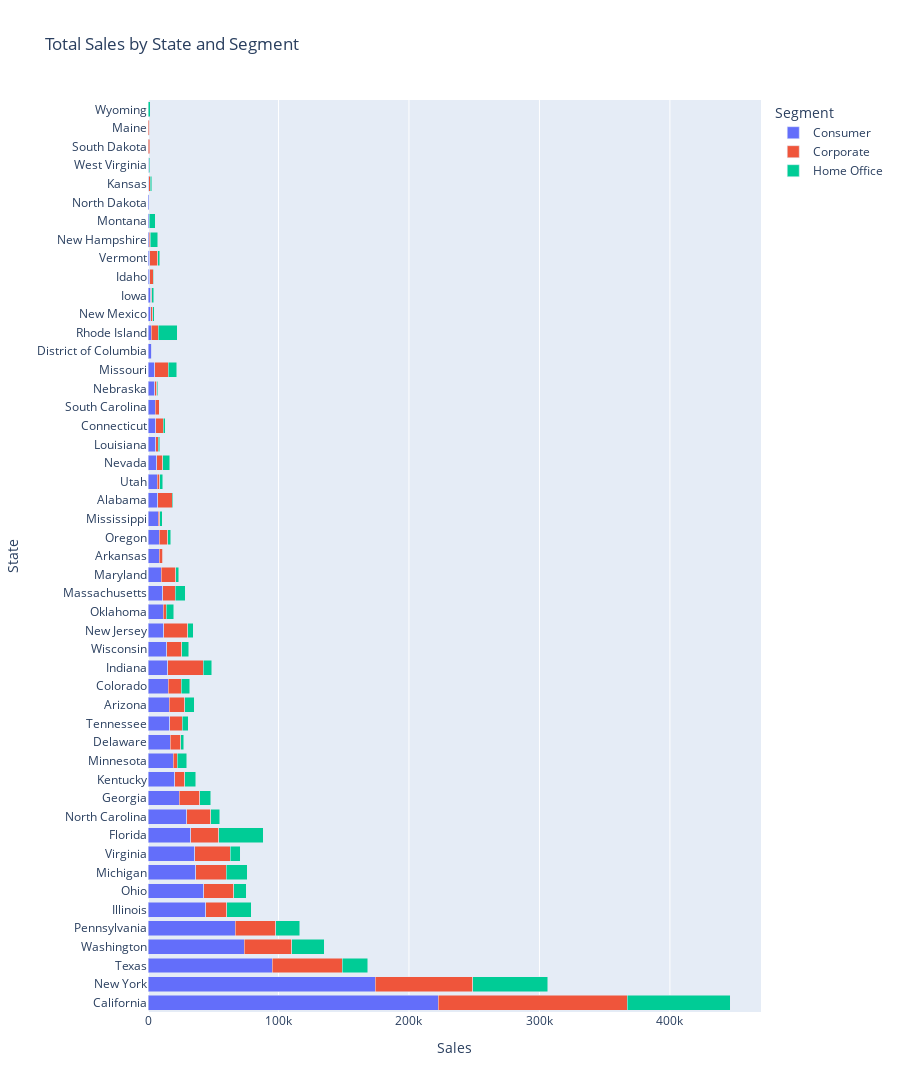

Write notebook code for a chart like this one.
### Markdown cell above
Although the **Office Supplies** category had the highest number of products sold, it generated less total sales than the **Technology** and **Furniture** category. Similarly, within the sub-categories, **Binders** had the highest number of products sold, yet it didn't surpass the total sales of the **Phones** sub-category.

### Code cell
# Group by state and segment, then calculate the total sales
total_sales = df.groupby(['State','Segment'])['Sales'].sum().reset_index()

# Sort the data by sales 
total_sales = total_sales.sort_values(by='Sales', ascending=False)

# Create a horizontal bar chart to visualize the sales by state and segment
fig = px.bar(total_sales, x='Sales', y='State', color='Segment', orientation='h',
            hover_data=['Sales'], height=1400, title='Total Sales by State and Segment')

# Update the layout to stack the bars
fig.update_layout(barmode='stack')

# Display the chart
fig.show()

### Figure 1 — Plotly figure (JSON) as saved in the notebook; plotly's stock layout.template omitted (floating-point values rounded to 4 significant figures)
{"data": [{"alignmentgroup": "True", "hovertemplate": "Segment=Consumer<br>Sales=%{x}<br>State=%{y}<extra></extra>", "legendgroup": "Consumer", "marker": {"color": "#636efa", "pattern": {"shape": ""}}, "name": "Consumer", "offsetgroup": "Consumer", "orientation": "h", "showlegend": true, "textposition": "auto", "type": "bar", "x": [222400.0, 174100.0, 95360.0, 73870.0, 66820.0, 44250.0, 42630.0, 36580.0, 35680.0, 32680.0, 29560.0, 24120.0, 20430.0, 19240.0, 16960.0, 16580.0, 16420.0, 15530.0, 14980.0, 14230.0, 12190.0, 11560.0, 11150.0, 10050.0, 8802.0, 8747.0, 7689.0, 7538.0, 7152.0, 6584.0, 6088.0, 5933.0, 5540.0, 5261.0, 5151.0, 2753.0, 2380.0, 2186.0, 1964.0, 1444.0, 1352.0, 908.6, 898.1, 891.5, 697.2, 673.3, 45.73], "xaxis": "x", "y": ["California", "New York", "Texas", "Washington", "Pennsylvania", "Illinois", "Ohio", "Michigan", "Virginia", "Florida", "North Carolina", "Georgia", "Kentucky", "Minnesota", "Delaware", "Tennessee", "Arizona", "Colorado", "Indiana", "Wisconsin", "New Jersey", "Oklahoma", "Massachusetts", "Maryland", "Arkansas", "Oregon", "Mississippi", "Alabama", "Utah", "Nevada", "Louisiana", "Connecticut", "South Carolina", "Nebraska", "Missouri", "District of Columbia", "Rhode Island", "New Mexico", "Iowa", "Idaho", "Vermont", "New Hampshire", "Montana", "North Dakota", "Kansas", "West Virginia", "South Dakota"], "yaxis": "y"}, {"alignmentgroup": "True", "hovertemplate": "Segment=Corporate<br>Sales=%{x}<br>State=%{y}<extra></extra>", "legendgroup": "Corporate", "marker": {"color": "#EF553B", "pattern": {"shape": ""}}, "name": "Corporate", "offsetgroup": "Corporate", "orientation": "h", "showlegend": true, "textposition": "auto", "type": "bar", "x": [144700.0, 74830.0, 53360.0, 36330.0, 30980.0, 27500.0, 27320.0, 23390.0, 23110.0, 21540.0, 18660.0, 18260.0, 15980.0, 15700.0, 11740.0, 11450.0, 11390.0, 10970.0, 10500.0, 9946.0, 9746.0, 9640.0, 8184.0, 7812.0, 6564.0, 6282.0, 5716.0, 5381.0, 4802.0, 3111.0, 2916.0, 2630.0, 2570.0, 2464.0, 1957.0, 1882.0, 1363.0, 1270.0, 1270.0, 1267.0, 1164.0, 968.9, 911.5, 898.2, 48.19], "xaxis": "x", "y": ["California", "New York", "Texas", "Washington", "Pennsylvania", "Virginia", "Indiana", "Michigan", "Ohio", "Florida", "North Carolina", "New Jersey", "Illinois", "Georgia", "Arizona", "Wisconsin", "Maryland", "Alabama", "Missouri", "Colorado", "Tennessee", "Massachusetts", "Delaware", "Kentucky", "Oregon", "Vermont", "Connecticut", "Rhode Island", "Nevada", "Minnesota", "South Carolina", "Idaho", "Oklahoma", "Arkansas", "Utah", "Louisiana", "Mississippi", "South Dakota", "New Mexico", "Nebraska", "Maine", "New Hampshire", "Iowa", "Kansas", "Montana"], "yaxis": "y"}, {"alignmentgroup": "True", "hovertemplate": "Segment=Home Office<br>Sales=%{x}<br>State=%{y}<extra></extra>", "legendgroup": "Home Office", "marker": {"color": "#00cc96", "pattern": {"shape": ""}}, "name": "Home Office", "offsetgroup": "Home Office", "orientation": "h", "showlegend": true, "textposition": "auto", "type": "bar", "x": [79160.0, 57430.0, 34220.0, 25010.0, 19850.0, 19000.0, 18480.0, 16170.0, 14760.0, 9389.0, 8406.0, 8215.0, 7843.0, 7517.0, 7452.0, 7121.0, 6949.0, 6554.0, 6421.0, 6368.0, 5552.0, 5487.0, 5415.0, 5342.0, 4643.0, 4337.0, 4162.0, 2265.0, 2178.0, 2111.0, 1973.0, 1735.0, 1720.0, 1603.0, 1568.0, 1327.0, 1319.0, 1295.0, 1160.0, 1004.0, 936.9, 536.5, 412.3, 307.7, 111.7, 106.1, 28.38, 25.92], "xaxis": "x", "y": ["California", "New York", "Florida", "Washington", "Texas", "Illinois", "Pennsylvania", "Michigan", "Rhode Island", "Ohio", "Georgia", "Kentucky", "Massachusetts", "Minnesota", "Virginia", "Arizona", "North Carolina", "Missouri", "Indiana", "Colorado", "Oklahoma", "Wisconsin", "New Hampshire", "Nevada", "Montana", "Tennessee", "New Jersey", "Maryland", "Delaware", "Utah", "Oregon", "Connecticut", "Mississippi", "Wyoming", "Iowa", "New Mexico", "Kansas", "Vermont", "Louisiana", "Alabama", "Nebraska", "West Virginia", "Arkansas", "Idaho", "District of Columbia", "Maine", "North Dakota", "South Carolina"], "yaxis": "y"}], "layout": {"barmode": "stack", "height": 1400, "legend": {"title": {"text": "Segment"}, "tracegroupgap": 0}, "title": {"text": "Total Sales by State and Segment"}, "xaxis": {"anchor": "y", "domain": [0, 1], "title": {"text": "Sales"}}, "yaxis": {"anchor": "x", "domain": [0, 1], "title": {"text": "State"}}}}
